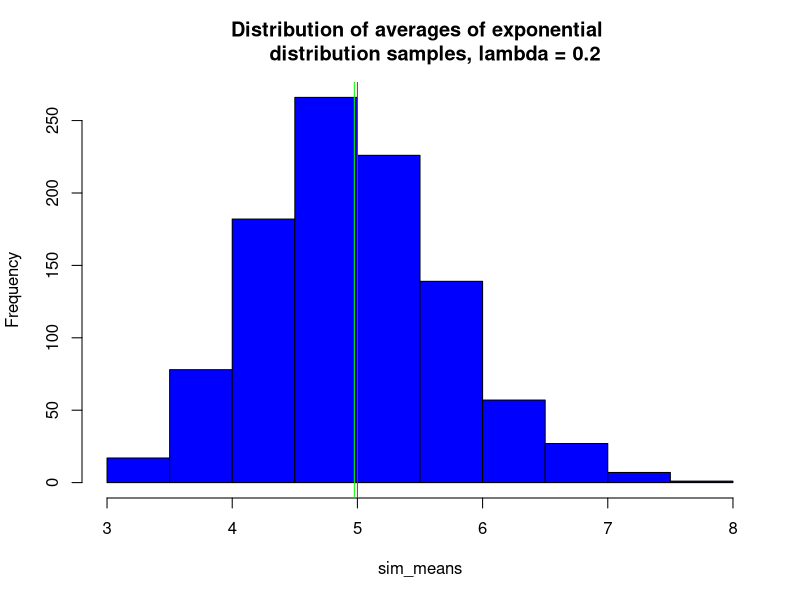

Generate this figure with R:
nosim <- 1000
n <- 40
lambda <- 0.2
set.seed(818)
#
#create nosim x n matrix to hold simulated random variables
simdata <- matrix(rexp(nosim * n, rate = lambda), nosim, n)
sim_means <- rowMeans(simdata)
hist(sim_means, col = "blue", main = "Distribution of averages of exponential 
     distribution samples, lambda = 0.2")
#
#compare simulated & theoretical means
abline(v = mean(sim_means), col = "green")
#theoretical
abline(v = 1/lambda, col = "red")
#
#create matrix to store simulated and theoretical means
meansum <- data.frame(mean(sim_means), 1/lambda)
